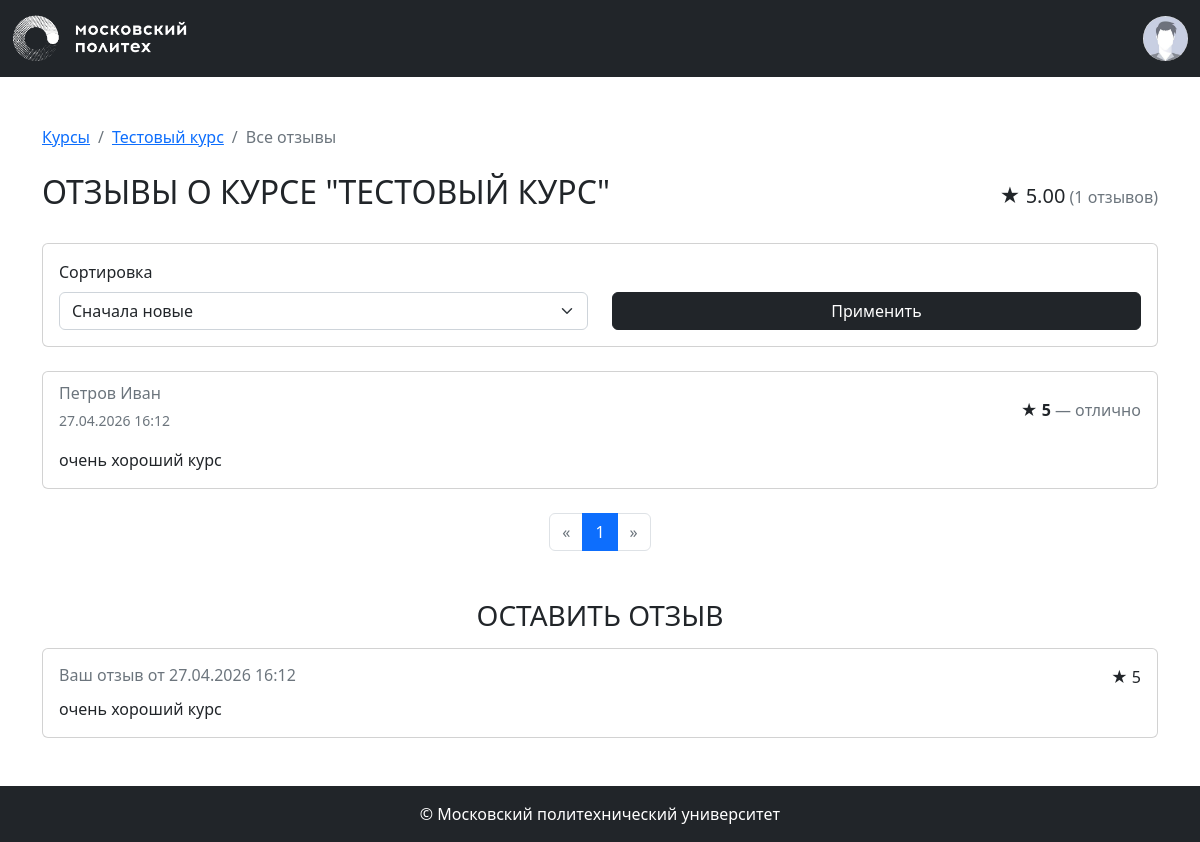
The app's page /courses/1/reviews (signed in) with its own data.
### app/models.py (models this page shows, shortened)
class Base(DeclarativeBase):
  metadata = MetaData(naming_convention={
        "ix": 'ix_%(column_0_label)s',
        "uq": "uq_%(table_name)s_%(column_0_name)s",
        "ck": "ck_%(table_name)s_%(constraint_name)s",
        "fk": "fk_%(table_name)s_%(column_0_name)s_%(referred_table_name)s",
        "pk": "pk_%(table_name)s"
    })

class Course(Base):
    __tablename__ = 'courses'
    id: Mapped[int] = mapped_column(primary_key=True)
    name: Mapped[str] = mapped_column(String(100))
    short_desc: Mapped[str] = mapped_column(Text)
    full_desc: Mapped[str] = mapped_column(Text)
    rating_sum: Mapped[int] = mapped_column(default=0)
    rating_num: Mapped[int] = mapped_column(default=0)
    category_id: Mapped[int] = mapped_column(ForeignKey("categories.id"))
    author_id: Mapped[int] = mapped_column(ForeignKey("users.id"))
    background_image_id: Mapped[str] = mapped_column(ForeignKey("images.id"))
    created_at: Mapped[datetime] = mapped_column(default=datetime.now)
    author: Mapped["User"] = relationship()
    category: Mapped["Category"] = relationship(lazy=False)
    bg_image: Mapped["Image"] = relationship()
    reviews: Mapped[list["Review"]] = relationship(back_populates="course", cascade="all, delete-orphan")
    @property
    def rating(self):
        if self.rating_num > 0:
            return self.rating_sum / self.rating_num
        return 0

class Review(Base):
    __tablename__ = 'reviews'
    id: Mapped[int] = mapped_column(primary_key=True)
    rating: Mapped[int] = mapped_column(Integer, nullable=False)
    text: Mapped[str] = mapped_column(Text, nullable=False)
    created_at: Mapped[datetime] = mapped_column(default=datetime.now)
    course_id: Mapped[int] = mapped_column(ForeignKey("courses.id"), nullable=False)
    user_id: Mapped[int] = mapped_column(ForeignKey("users.id"), nullable=False)
    course: Mapped["Course"] = relationship(back_populates="reviews")
    user: Mapped["User"] = relationship(back_populates="reviews")

class User(Base, UserMixin):
    __tablename__ = 'users'
    id: Mapped[int] = mapped_column(primary_key=True)
    first_name: Mapped[str] = mapped_column(String(100))
    last_name: Mapped[str] = mapped_column(String(100))
    middle_name: Mapped[Optional[str]] = mapped_column(String(100))
    login: Mapped[str] = mapped_column(String(100), unique=True)
    password_hash: Mapped[str] = mapped_column(String(200))
    created_at: Mapped[datetime] = mapped_column(default=datetime.now)
    @property
    def full_name(self):
        return ' '.join([self.last_name, self.first_name, self.middle_name or ''])
    reviews: Mapped[list["Review"]] = relationship(back_populates="user", cascade="all, delete-orphan")

### app/courses.py (the view)
@bp.route('/<int:course_id>/reviews')
def reviews(course_id):
    course = course_repository.get_course_by_id(course_id)
    if course is None:
        abort(404)
    page = request.args.get('page', 1, type=int)
    per_page = request.args.get('per_page', 10, type=int)
    sort_by = request.args.get('sort_by', 'newest')
    pagination = review_repository.get_course_reviews_paginated(
        course_id, page=page, per_page=per_page, sort_by=sort_by
    )
    reviews_list = pagination.items
    user_review = None
    if current_user.is_authenticated:
        user_review = review_repository.get_review_by_user_and_course(current_user.id, course_id)
    return render_template('courses/reviews.html',
                         course=course,
                         reviews=reviews_list,
                         pagination=pagination,
                         sort_by=sort_by,
                         user_review=user_review)

### app/auth.py (called while the page is built)
def load_user(user_id):
    return user_repository.get_user_by_id(user_id)

### app/repositories/course_repository.py (called while the page is built)
    def get_course_by_id(self, course_id):
        return self.db.session.get(Course, course_id)

### app/repositories/review_repository.py (called while the page is built)
    def get_review_by_user_and_course(self, user_id, course_id):
        return self.db.session.execute(
            self.db.select(Review).filter_by(user_id=user_id, course_id=course_id)
        ).scalar()

    def get_course_reviews_paginated(self, course_id, page=1, per_page=10, sort_by='newest'):
        query = self.db.select(Review).filter_by(course_id=course_id)
        if sort_by == 'newest':
            query = query.order_by(desc(Review.created_at))
        elif sort_by == 'positive_first':
            query = query.order_by(desc(Review.rating), desc(Review.created_at))
        elif sort_by == 'negative_first':
            query = query.order_by(asc(Review.rating), desc(Review.created_at))
        return self.db.paginate(query, page=page, per_page=per_page)

### app/repositories/user_repository.py (called while the page is built)
    def get_user_by_id(self, user_id):
        return self.db.session.execute(self.db.select(User).filter_by(id=user_id)).scalar()

### app/templates/courses/reviews.html (shortened to what this page needs)
{% extends 'base.html' %}
{% from 'pagination.html' import render_pagination %}
{% block content %}
<div class="container mt-5">
    <div class="mb-4">
        <nav aria-label="breadcrumb">
            <ol class="breadcrumb">
                <li class="breadcrumb-item"><a href="{{ url_for('courses.index') }}">Курсы</a></li>
                <li class="breadcrumb-item"><a href="{{ url_for('courses.show', course_id=course.id) }}">{{ course.name }}</a></li>
                <li class="breadcrumb-item active">Все отзывы</li>
            </ol>
        </nav>
    </div>
    <div class="d-flex justify-content-between align-items-center mb-4">
        <h2 class="text-uppercase font-weight-bold">Отзывы о курсе "{{ course.name }}"</h2>
        <div class="rating">
            <span class="h5">★ {{ "%.2f" | format(course.rating) }}</span>
            <span class="text-muted">({{ course.reviews|length }} отзывов)</span>
        </div>
    </div>
    <div class="card mb-4">
        <div class="card-body">
            <form method="GET" class="row align-items-end">
                <div class="col-md-6">
                    <label for="sort_by" class="form-label">Сортировка</label>
                    <select class="form-select" id="sort_by" name="sort_by">
                        <option value="newest" {% if sort_by == 'newest' %}selected{% endif %}>Сначала новые</option>
                    </select>
                </div>
                <div class="col-md-6">
                    <button type="submit" class="btn btn-dark w-100">Применить</button>
                </div>
            </form>
        </div>
    </div>
    <section class="reviews-list mb-5">
        {% if reviews %}
            {% for review in reviews %}
                <div class="card mb-3">
                    <div class="card-body">
                        <div class="d-flex justify-content-between align-items-center mb-2">
                            <div>
                                <h6 class="card-subtitle text-muted mb-1">
                                    {{ review.user.full_name }}
                                </h6>
                                <small class="text-muted">{{ review.created_at.strftime('%d.%m.%Y %H:%M') }}</small>
                            </div>
                            <div class="rating">
                                <span>★</span> <span class="fw-bold">{{ review.rating }}</span>
                                <span class="text-muted">
                                    {% if review.rating == 5 %}— отлично
                                    {% elif review.rating == 4 %}— хорошо
                                    {% elif review.rating == 3 %}— удовлетворительно
                                    {% elif review.rating == 2 %}— неудовлетворительно
                                    {% elif review.rating == 1 %}— плохо
                                    {% else %}— ужасно
                                    {% endif %}
                                </span>
                            </div>
                        </div>
                        <p class="card-text mt-3">{{ review.text }}</p>
                    </div>
                </div>
            {% endfor %}
            <div class="mt-4">
                {{ render_pagination(pagination, 'courses.reviews', {'course_id': course.id, 'sort_by': sort_by}) }}
            </div>
        {% else %}
            <div class="alert alert-info text-center">
                Пока нет отзывов. Будьте первым, кто оставит отзыв!
            </div>
        {% endif %}
    </section>
    <section class="add-review mb-5">
        <h3 class="mb-3 text-center text-uppercase font-weight-bold">Оставить отзыв</h3>
        {% if current_user.is_authenticated %}
            {% if user_review %}
                <div class="card">
                    <div class="card-body">
                        <div class="d-flex justify-content-between align-items-center mb-2">
                            <h6 class="card-subtitle text-muted">
                                Ваш отзыв от {{ user_review.created_at.strftime('%d.%m.%Y %H:%M') }}
                            </h6>
                            <div class="rating">
                                <span>★</span> <span>{{ user_review.rating }}</span>
                            </div>
                        </div>
                        <p class="card-text">{{ user_review.text }}</p>
                    </div>
                </div>
            {% endif %}
        {% else %}
            <div class="alert alert-info text-center">
                <a href="{{ url_for('auth.login') }}">Войдите</a>, чтобы оставить отзыв.
            </div>
        {% endif %}
    </section>
</div>
{% endblock %}

### records on screen
Course: name "Тестовый курс", name "ТЕСТОВЫЙ КУРС", rating "5.00"
Review: user.full_name "Петров Иван", created_at "27.04.2026 16:12", rating "5", shows "— отлично", text "очень хороший курс"

### other values on screen
{{ course.reviews|length }} "1"
{{ page }} "1"
